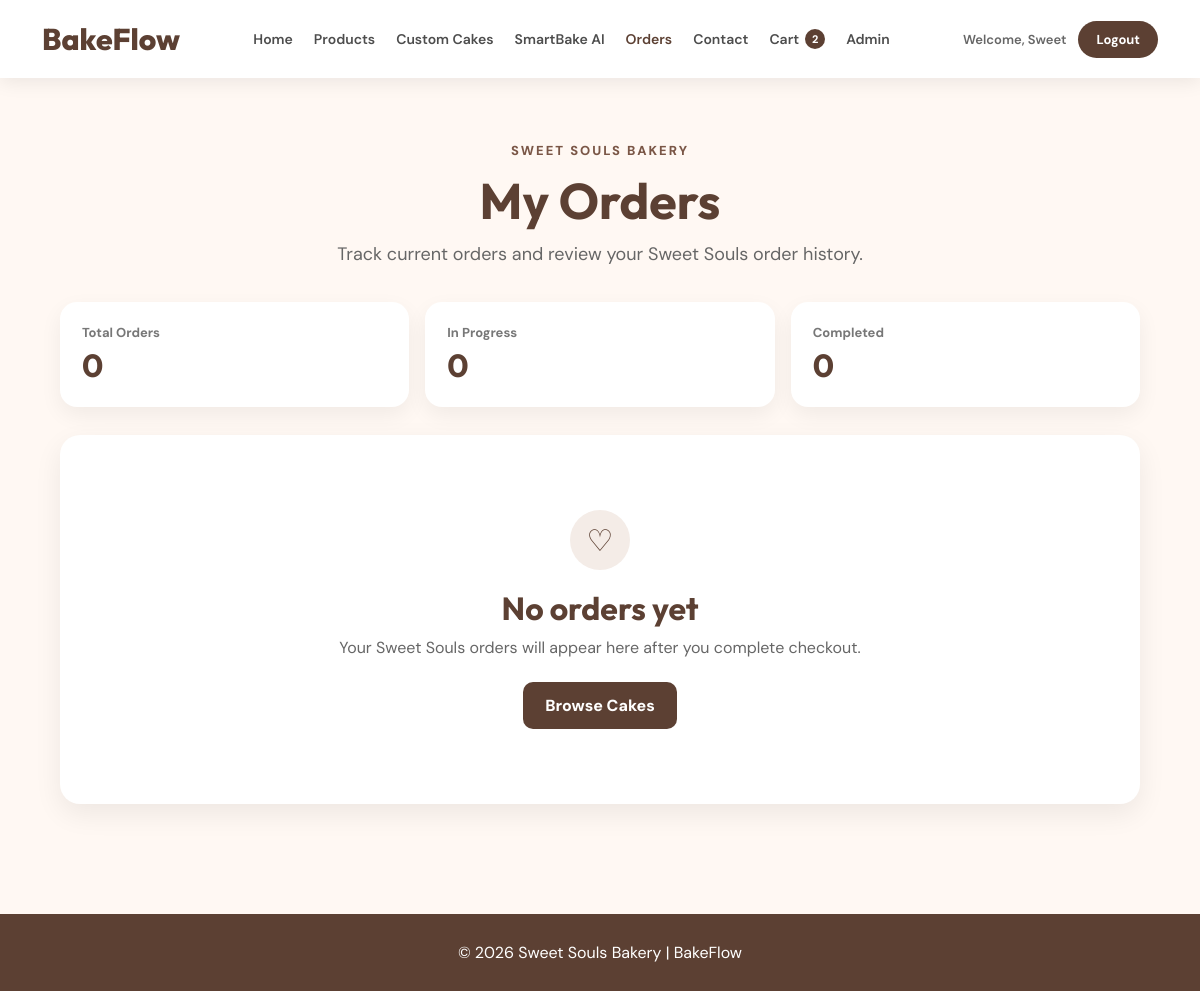
The page /orders (signed in) on the database as committed earlier.
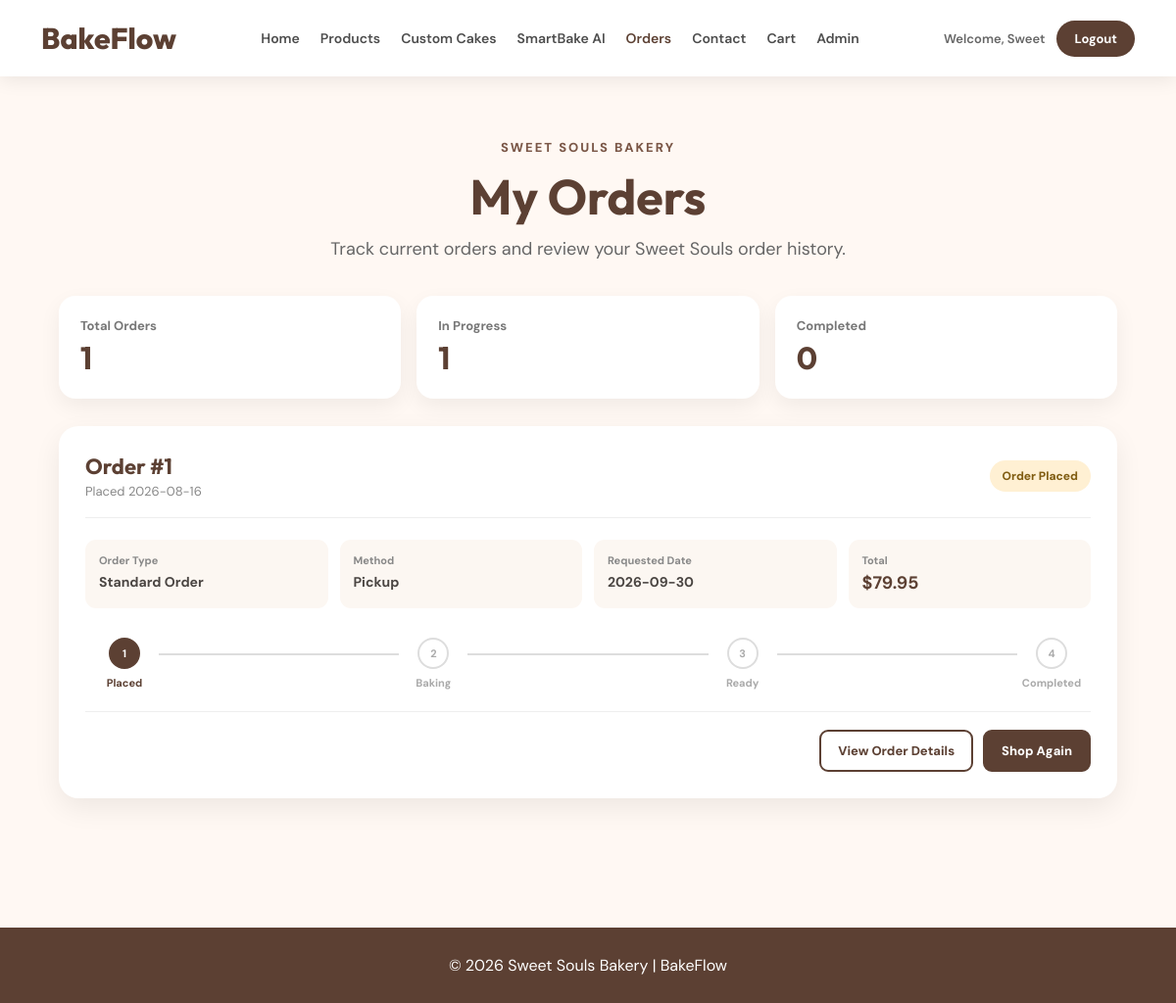
The same page on the database as committed later.
### tables this page shows
CREATE TABLE orders (

            id INTEGER PRIMARY KEY AUTOINCREMENT,

            user_email TEXT NOT NULL,

            order_date TEXT NOT NULL,

            status TEXT NOT NULL,

            order_type TEXT NOT NULL,

            delivery_method TEXT NOT NULL,

            total REAL NOT NULL, customer_name TEXT, phone TEXT, street TEXT, suburb TEXT, state TEXT, postcode TEXT, requested_date TEXT, notes TEXT, delivery_fee REAL DEFAULT 0, payment_method TEXT DEFAULT 'Pay on pickup/delivery',

            FOREIGN KEY (user_email)
                REFERENCES users(email)
        );

### app.py (the view)
@app.route("/orders")
@login_required
def orders():
    connection = get_db_connection()
    order_records = connection.execute("""
        SELECT * FROM orders
        WHERE user_email = ?
        ORDER BY id DESC
    """, (session["email"],)).fetchall()
    active_orders = connection.execute("""
        SELECT COUNT(*) FROM orders
        WHERE user_email = ? AND status NOT IN ('Completed', 'Cancelled')
    """, (session["email"],)).fetchone()[0]
    completed_orders = connection.execute("""
        SELECT COUNT(*) FROM orders
        WHERE user_email = ? AND status = 'Completed'
    """, (session["email"],)).fetchone()[0]
    connection.close()
    return render_template(
        "orders.html",
        username=session["user"],
        orders=order_records,
        active_orders=active_orders,
        completed_orders=completed_orders,
    )

### app.py (called while the page is built)
def get_db_connection():
    connection = sqlite3.connect(DATABASE)
    connection.row_factory = sqlite3.Row
    connection.execute("PRAGMA foreign_keys = ON")
    return connection

def login_required(function):
    @wraps(function)
    def wrapped(*args, **kwargs):
        if "user" not in session or "email" not in session:
            flash("Please log in to continue.")
            return redirect(url_for("login"))
        return function(*args, **kwargs)
    return wrapped

@app.context_processor
def shared_template_values():
    cart_count = 0
    if session.get("email"):
        connection = get_db_connection()
        product_count = connection.execute(
            "SELECT COALESCE(SUM(quantity), 0) FROM cart WHERE user_email = ?",
            (session["email"],)
        ).fetchone()[0]
        custom_count = connection.execute(
            "SELECT COALESCE(SUM(quantity), 0) FROM custom_cart WHERE user_email = ?",
            (session["email"],)
        ).fetchone()[0]
        connection.close()
        cart_count = product_count + custom_count
    return {
        "cart_count": cart_count,
        "current_role": session.get("role"),
    }

### templates/orders.html (shortened to what this page needs)
{% extends "base.html" %}
{% block page_css %}
<link rel="stylesheet" href="{{ url_for('static', filename='css/orders.css') }}">
{% endblock %}
{% block content %}
<section class="page-header">
    <p class="page-label">Sweet Souls Bakery</p>
    <h1>My Orders</h1>
    <p>Track current orders and review your Sweet Souls order history.</p>
</section>
<section class="order-stats">
    <div class="stat-card"><span>Total Orders</span><strong>{{ orders|length }}</strong></div>
    <div class="stat-card"><span>In Progress</span><strong>{{ active_orders }}</strong></div>
    <div class="stat-card"><span>Completed</span><strong>{{ completed_orders }}</strong></div>
</section>
<main class="orders-container">
    {% if orders %}
        {% for order in orders %}
        <article class="order-card">
            <div class="order-top">
                <div>
                    <p class="order-number">Order #{{ order['id'] }}</p>
                    <p class="order-date">Placed {{ order['order_date'][:10] }}</p>
                </div>
                <span class="status status-{{ order['status']|lower|replace(' ', '-') }}">{{ order['status'] }}</span>
            </div>
            <div class="order-details">
                <div class="detail"><span>Order Type</span><strong>{{ order['order_type'] }}</strong></div>
                <div class="detail"><span>Method</span><strong>{{ order['delivery_method'] }}</strong></div>
                <div class="detail"><span>Requested Date</span><strong>{{ order['requested_date'] or 'Not specified' }}</strong></div>
                <div class="detail"><span>Total</span><strong class="order-price">${{ "%.2f"|format(order['total']) }}</strong></div>
            </div>
            <div class="progress-track">
                {% set status = order['status'] %}
                <div class="progress-step {% if status in ['Order Placed','Baking','Ready','Completed'] %}completed{% endif %}">
                    <div class="circle">1</div><span>Placed</span>
                </div>
                <div class="progress-line {% if status in ['Baking','Ready','Completed'] %}filled{% endif %}"></div>
                <div class="progress-step {% if status in ['Baking','Ready','Completed'] %}completed{% endif %}">
                    <div class="circle">2</div><span>Baking</span>
                </div>
                <div class="progress-line {% if status in ['Ready','Completed'] %}filled{% endif %}"></div>
                <div class="progress-step {% if status in ['Ready','Completed'] %}completed{% endif %}">
                    <div class="circle">3</div><span>Ready</span>
                </div>
                <div class="progress-line {% if status == 'Completed' %}filled{% endif %}"></div>
                <div class="progress-step {% if status == 'Completed' %}completed{% endif %}">
                    <div class="circle">4</div><span>Completed</span>
                </div>
            </div>
            <div class="order-actions">
                <a href="{{ url_for('order_details', order_id=order['id']) }}" class="details-btn">View Order Details</a>
                <a href="{{ url_for('products') }}" class="reorder-btn">Shop Again</a>
            </div>
        </article>
        {% endfor %}
    {% else %}
        <section class="empty-orders">
            <div class="empty-icon">♡</div>
            <h2>No orders yet</h2>
            <p>Your Sweet Souls orders will appear here after you complete checkout.</p>
            <a href="{{ url_for('products') }}" class="browse-btn">Browse Cakes</a>
        </section>
    {% endif %}
</main>
{% endblock %}

Rows that differ between the two databases and show on the page:
added orders: id "1", order_date "2026-08-16", status "Order Placed", order_type "Standard Order", delivery_method "Pickup", requested_date "2026-09-30", total "79.95"
Other text that changed with them:
{{ orders|length }}: "0" → "1"
{{ active_orders }}: "0" → "1"
{{ cart_count }}: "2" → (not shown)
text no longer shown: "♡ No orders yet Your Sweet Souls orders will appear here after you complete checkout. Browse Cakes"
